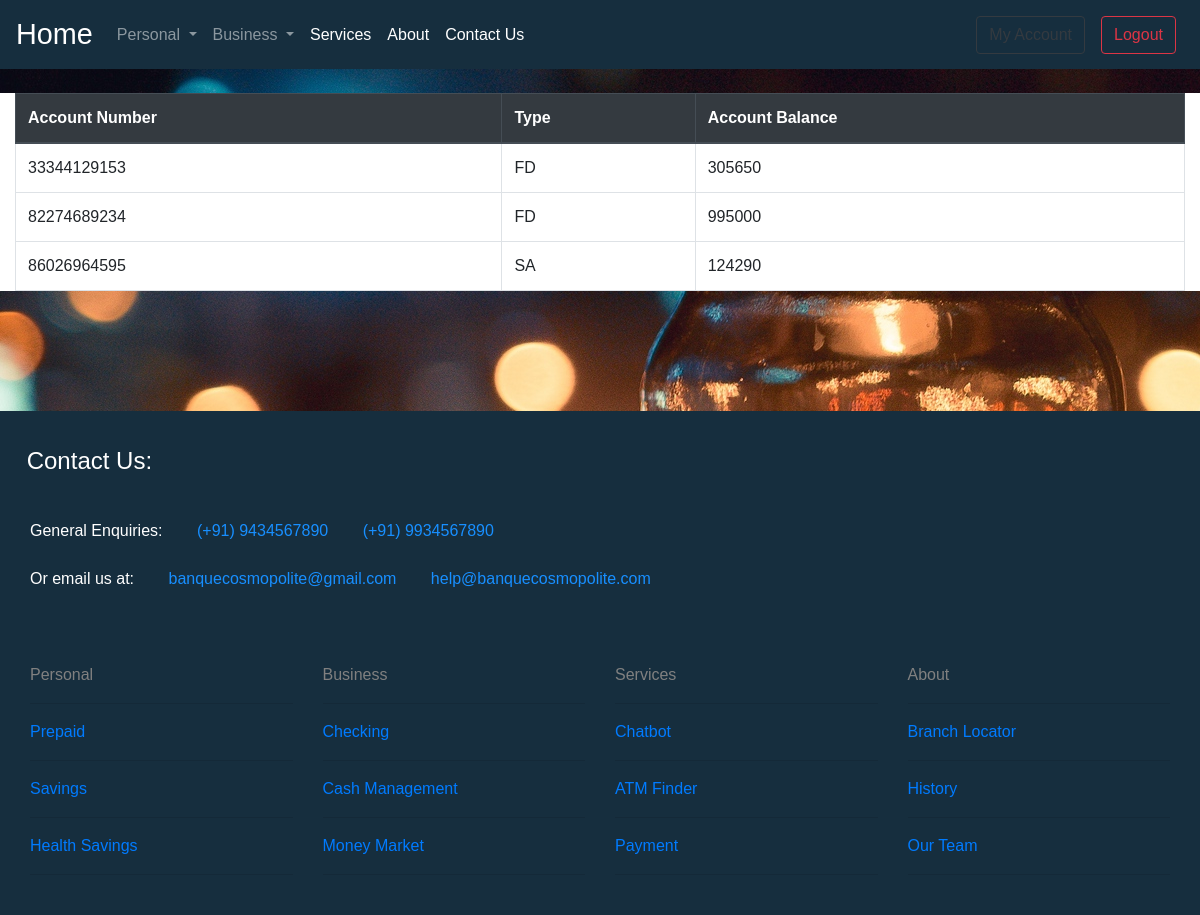
Page /accinfo/ (signed in) on the earlier database version.
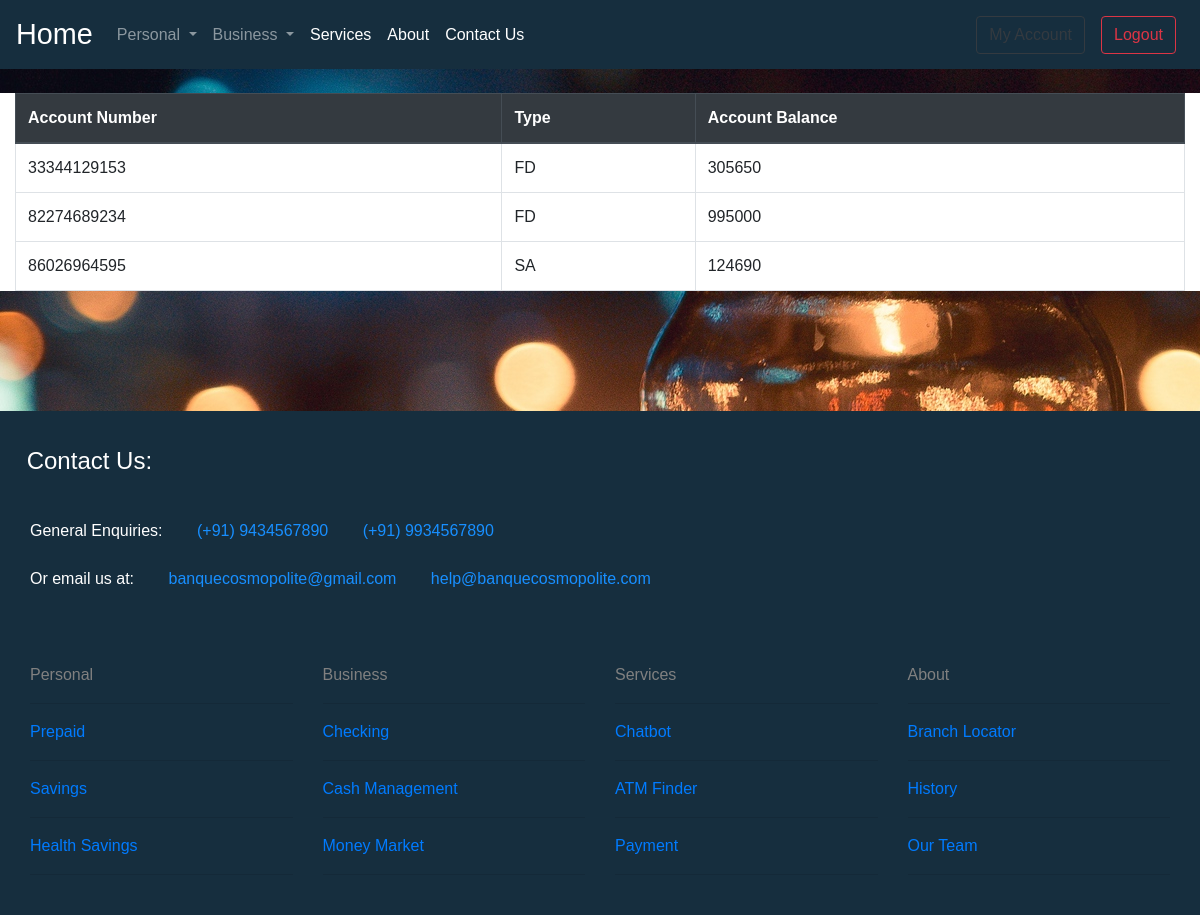
Same page on the later database version.
### main/models.py (models this page shows, shortened)
class Account(models.Model):
    acc_no = models.AutoField(primary_key=True)
    mother_branch = models.ForeignKey(Branch, on_delete=models.CASCADE)
    acc_type = models.ForeignKey(AccountType, on_delete=models.CASCADE)
    acc_balance = models.BigIntegerField()
    start_date = models.DateField()
    end_date = models.DateField()
    user_id = models.ForeignKey(BankUser, on_delete=models.CASCADE)
    def __str__(self):
        return str(self.acc_no)

class AccountType(models.Model):
    acc_types = (
        ('CA', 'Current Account'),
        ('SA', 'Savings Account'),
        ('RD', 'Reccuring Deposit'),
        ('FD', 'Fixed Deposit'),
        ('ZB', 'Zero Balance')
    )
    acc_type = models.CharField(
        primary_key=True, max_length=2, choices=acc_types
        )
    ca_min, sa_min, rd_min, fd_min, zb_min = 0, 1, 2, 3, 4
    minbal_types = (
        (ca_min, 'CA_min'),
        (sa_min, 'SA_min'),
        (rd_min, 'RD_min'),
        (fd_min, 'FD_min'),
        (zb_min, 'ZB_min')
    )
    minbal_type = models.IntegerField(unique=True, choices=minbal_types)
    ca_roi, sa_roi, rd_roi, fd_roi, zb_roi = 0, 1, 2, 3, 4
    roi_types = (
        (ca_roi, 'CA_roi'),
        (sa_roi, 'SA_roi'),
        (rd_roi, 'RD_roi'),
        (fd_roi, 'FD_roi'),
        (zb_roi, 'ZB_roi')
    )
    roi_type = models.DecimalField(
        unique=True, max_digits=5, decimal_places=2, choices=roi_types
        )
    def __str__(self):
        return str(self.acc_type)

### main/views.py (the view)
# urls.py: path('accinfo/', views.accinfo, name='accinfo'),
@login_required(login_url='/login/')
def accinfo(request):
    uname=request.user.username
    accinfo=Account.objects.filter(user_id__user__username=uname)
    print(accinfo)
    return render(request, 'myapp/AccInfo.html',{'accinfo':accinfo})

### main/templates/myapp/AccInfo.html
{% extends 'myapp/header_footer.html' %}
{% block content %}
   {% load static %}
   <link href="{% static 'stylesheets/Transaction_style.css' %}" rel='stylesheet'>
<br/>
<div class="container-fluid" style="background-color: white;;">
	<table class="table table-bordered table-hover table-responsive-xs">
	  <thead class="thead-dark">
	    <tr>
        <th scope="col">Account Number</th>
	      <th scope="col">Type</th>
        <th scope="col">Account Balance</th>
	    </tr>
	  </thead>
	  <tbody>
		  {% for i in accinfo %}
	    <tr>
	      <td>{{i.acc_no}}</td>
	      <td>{{i.acc_type}}</td>
        <td>{{i.acc_balance}}</td>
		</tr>
		{% endfor %}
	  </tbody>
	</table>
</div>
{% endblock %}

### main/templates/myapp/header_footer.html (shortened to what this page needs)
<!DOCTYPE html>
  <html lang="en">
    <head>
      <link rel="stylesheet" href="https://stackpath.bootstrapcdn.com/bootstrap/4.3.1/css/bootstrap.min.css">
    </head>
    <body>
      {% load static %}
      <link rel="stylesheet" href="{% static 'stylesheets/Bank_style.css' %}">
      <link rel="stylesheet" href="https://cdnjs.cloudflare.com/ajax/libs/font-awesome/4.7.0/css/font-awesome.min.css">
      <nav class="navbar navbar-expand-lg navbar-dark bg-dark" >
  <a class="navbar-brand" href="/" style="font-size: 180%">Home</a>
  <div class="collapse navbar-collapse" id="navbarSupportedContent">
    <ul class="navbar-nav mr-auto">
      <li class="nav-item dropdown">
        <a class="nav-link dropdown-toggle" href="/" id="navbarDropdown" role="button" data-toggle="dropdown" aria-haspopup="true" aria-expanded="false">
          Personal
        </a>
      </li>
        <li class="nav-item dropdown">
        <a class="nav-link dropdown-toggle" href="#" id="navbarDropdown" role="button" data-toggle="dropdown" aria-haspopup="true" aria-expanded="false">
          Business
        </a>
      </li>
        <li class="nav-item active">
          <a class="nav-link" href="/#Services">Services</a>
        </li>
        <li class="nav-item active">
        <a class="nav-link" href="/#About">About</a>
      </li>
        <li class="nav-item active">
        <a class="nav-link" href="#Contact">Contact Us</a>
      </li>
    </ul>
        {% if user.is_authenticated %}
        <form class="form-inline my-2 my-lg-0">
          <a href="/account" class="btn btn-outline-dark my-2 my-sm-0" type="submit">My Account</a>
        <a href="/logout" class="btn btn-outline-danger mr-sm-2" type="submit">Logout</a>
      </form>
        {% else %}
        <form class="form-inline my-2 my-lg-0">
        <a href="/login" class="btn btn-outline-success my-2 my-sm-0" type="submit">Login</a>
        </form>
        {% endif %}
    </div>
  </nav>
  {% block content %}
  {% endblock %}
<footer  class="container-fluid footer" id="Contact" style="color: rgb(24, 143, 255);">
    <span class="col-md-3" ><h4>Contact Us:</h4></span>
    <br>
    <span class="col-md-3" style="color: white;">General Enquiries:</span>
    <span class="col-md-3">(+91) 9434567890</span>
    <span class="col-md-3">(+91) 9934567890</span>
    <br>
    <br>
    <span class="col-md-3" style="color: white;">Or email us at:</span>
    <span class="col-md-3">banquecosmopolite@gmail.com</span>
    <span class="col-md-3">help@banquecosmopolite.com</span>
    <br>
    <br>
    <br>
    <br>
    <div class="container-fluid" >
      <div class="row">
    <div class="col-md-3">
    <p style="color: gray;">Personal</p>
    <hr class="new1">
    <a href="Prepaid.html">Prepaid</a>
    <hr class="new1">
    <a href="Savings.html">Savings</a>
    <hr class="new1">
    <a href="Health_Savings.html">Health Savings</a>
    <hr class="new1">
    </div>
    <div class="col-md-3">
        <p style="color: gray;">Business</p>
        <hr class="new1">
        <a href="Checking.html">Checking</a>
        <hr class="new1">
        <a href="Cash_Management.html">Cash Management</a>
        <hr class="new1">
        <a href="Money_market.html">Money Market</a>
        <hr class="new1">
    </div>
    <div class="col-md-3">
        <p style="color: gray;">Services</p>
        <hr class="new1">
        <a href="Chatbot.html">Chatbot</a>
        <hr class="new1">
        <a href="ATM.html">ATM Finder</a>
        <hr class="new1">
        <a href="Payment.html">Payment</a>
        <hr class="new1">
    </div>
    <div class="col-md-3">
        <p style="color: gray;">About</p>
        <hr class="new1">
        <a href="Branch.html">Branch Locator</a>
        <hr class="new1">
        <a href="History.html">History</a>
        <hr class="new1">
        <a href="Our_Team.html">Our Team</a>
        <hr class="new1">
    </div>
  </div>
</div>
  <br/>
</footer>

### main/static/stylesheets/Bank_style.css (style rules this page uses)
body { background: url('../img/bg.jpg') repeat; font-family: Arial; color:cornflowerblue }
footer h4 { color: white; padding: 1% 1% 1% 1%; }
#Contact { background-color: rgb(40, 44, 58); }
.bg-dark { background-color: #162e3e!important; }
#Contact { background-color: #162e3e!important; }

### main/static/stylesheets/Transaction_style.css (style rules this page uses)
body { background: url('img/bg.jpg') no-repeat; font-family: Arial; color:cornflowerblue }
footer h4 { color: white; padding: 1% 1% 1% 1%; }
#Contact { background-color: rgb(40, 44, 58); margin-top: 10%; }

Differences in the rows shown:
changed Account "SA": acc_balance "124290" → "124690"
